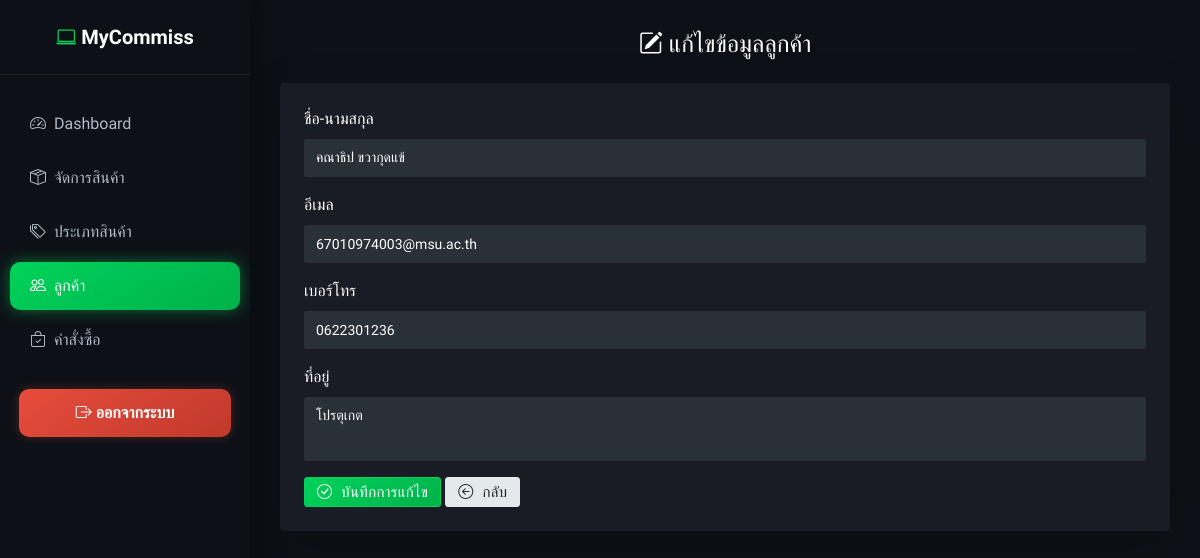
The app's page /admin/customer/customer_edit.php?id=3 with its own data.
### tables this page shows
CREATE TABLE `customers` (
  `customer_id` int(11) NOT NULL,
  `name` varchar(255) NOT NULL,
  `email` varchar(255) DEFAULT NULL,
  `password` varchar(255) DEFAULT NULL,
  `phone` varchar(10) DEFAULT NULL,
  `address` text DEFAULT NULL,
  `created_at` timestamp NOT NULL DEFAULT current_timestamp(),
  `subscribe` tinyint(1) DEFAULT 0
);

### admin/customer/customer_edit.php (the view, shortened to what this page needs)
<?php
include __DIR__ . "/../partials/connectdb.php";
$id = $_GET['id'] ?? null;
$stmt = $conn->prepare("SELECT * FROM customers WHERE customer_id = ?");
$stmt->execute([$id]);
$c = $stmt->fetch();
?>
<h3 class="mb-4 text-center fw-bold text-white">
  <i class="bi bi-pencil-square"></i> แก้ไขข้อมูลลูกค้า
</h3>
<form method="post" class="card p-4 shadow-lg border-0">
  <div class="mb-3">
    <label class="form-label">ชื่อ-นามสกุล</label>
    <input type="text" name="name" value="<?= htmlspecialchars($c['name']) ?>" class="form-control" required>
  </div>
  <div class="mb-3">
    <label class="form-label">อีเมล</label>
    <input type="email" name="email" value="<?= htmlspecialchars($c['email']) ?>" class="form-control" required>
  </div>
  <div class="mb-3">
    <label class="form-label">เบอร์โทร</label>
    <input type="text" name="phone" value="<?= htmlspecialchars($c['phone']) ?>" class="form-control" required>
  </div>
  <div class="mb-3">
    <label class="form-label">ที่อยู่</label>
    <textarea name="address" rows="3" class="form-control"><?= htmlspecialchars($c['address']) ?></textarea>
  </div>
  <div class="text-end">
    <button type="submit" class="btn btn-success">
      <i class="bi bi-check-circle"></i> บันทึกการแก้ไข
    </button>
    <a href="customers.php" class="btn btn-secondary">
      <i class="bi bi-arrow-left-circle"></i> กลับ
    </a>
  </div>
</form>
<?php
include __DIR__ . "/../partials/layout.php";
?>

### admin/partials/layout.php (style rules this page uses)
body { background: #0d1117; color: #fff; overflow-x: hidden; font-family: 'Prompt', sans-serif; margin: 0; }

### records on screen
customers: name "คณาธิป ขวากุดแข้", email "67010974003@msu.ac.th", phone "0622301236", address "โปรตุเกต"
